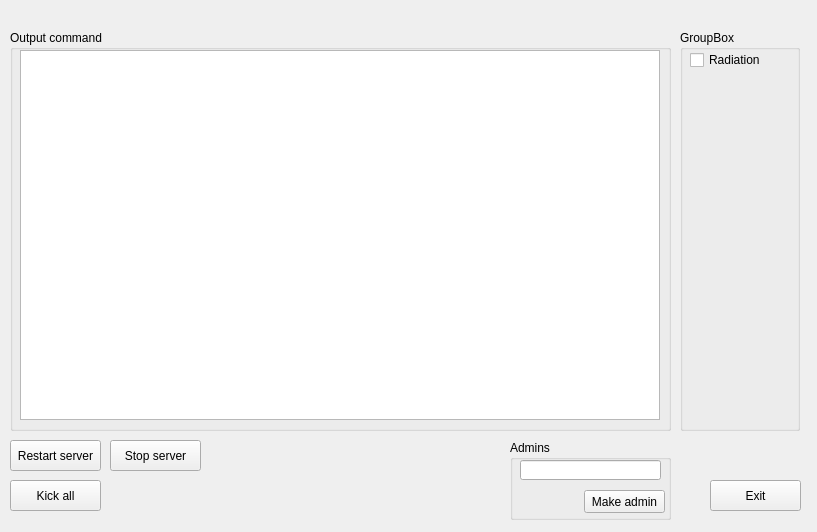
<?xml version="1.0" encoding="UTF-8"?>
<ui version="4.0">
 <class>Console</class>
 <widget class="QWidget" name="Console">
  <property name="geometry">
   <rect>
    <x>0</x>
    <y>0</y>
    <width>817</width>
    <height>532</height>
   </rect>
  </property>
  <property name="windowTitle">
   <string>Form</string>
  </property>
  <widget class="QGroupBox" name="groupBox_12">
   <property name="geometry">
    <rect>
     <x>10</x>
     <y>30</y>
     <width>661</width>
     <height>401</height>
    </rect>
   </property>
   <property name="title">
    <string>Output command</string>
   </property>
   <widget class="QTextBrowser" name="rust_console">
    <property name="geometry">
     <rect>
      <x>10</x>
      <y>20</y>
      <width>640</width>
      <height>370</height>
     </rect>
    </property>
   </widget>
  </widget>
  <widget class="QPushButton" name="exit_button">
   <property name="geometry">
    <rect>
     <x>710</x>
     <y>480</y>
     <width>91</width>
     <height>31</height>
    </rect>
   </property>
   <property name="text">
    <string>Exit</string>
   </property>
  </widget>
  <widget class="QPushButton" name="pushButton_2">
   <property name="geometry">
    <rect>
     <x>110</x>
     <y>440</y>
     <width>91</width>
     <height>31</height>
    </rect>
   </property>
   <property name="text">
    <string>Stop server</string>
   </property>
  </widget>
  <widget class="QPushButton" name="pushButton_3">
   <property name="geometry">
    <rect>
     <x>10</x>
     <y>440</y>
     <width>91</width>
     <height>31</height>
    </rect>
   </property>
   <property name="text">
    <string>Restart server</string>
   </property>
  </widget>
  <widget class="QPushButton" name="pushButton_4">
   <property name="geometry">
    <rect>
     <x>10</x>
     <y>480</y>
     <width>91</width>
     <height>31</height>
    </rect>
   </property>
   <property name="text">
    <string>Kick all</string>
   </property>
  </widget>
  <widget class="QGroupBox" name="groupBox">
   <property name="geometry">
    <rect>
     <x>680</x>
     <y>30</y>
     <width>120</width>
     <height>401</height>
    </rect>
   </property>
   <property name="title">
    <string>GroupBox</string>
   </property>
   <widget class="QCheckBox" name="checkBox">
    <property name="geometry">
     <rect>
      <x>10</x>
      <y>20</y>
      <width>91</width>
      <height>20</height>
     </rect>
    </property>
    <property name="text">
     <string>Radiation</string>
    </property>
   </widget>
  </widget>
  <widget class="QGroupBox" name="groupBox_2">
   <property name="geometry">
    <rect>
     <x>510</x>
     <y>440</y>
     <width>161</width>
     <height>80</height>
    </rect>
   </property>
   <property name="title">
    <string>Admins</string>
   </property>
   <widget class="QLineEdit" name="lineEdit">
    <property name="geometry">
     <rect>
      <x>10</x>
      <y>20</y>
      <width>141</width>
      <height>20</height>
     </rect>
    </property>
   </widget>
   <widget class="QPushButton" name="pushButton_5">
    <property name="geometry">
     <rect>
      <x>74</x>
      <y>50</y>
      <width>81</width>
      <height>23</height>
     </rect>
    </property>
    <property name="text">
     <string>Make admin</string>
    </property>
   </widget>
  </widget>
 </widget>
 <resources/>
 <connections/>
</ui>
